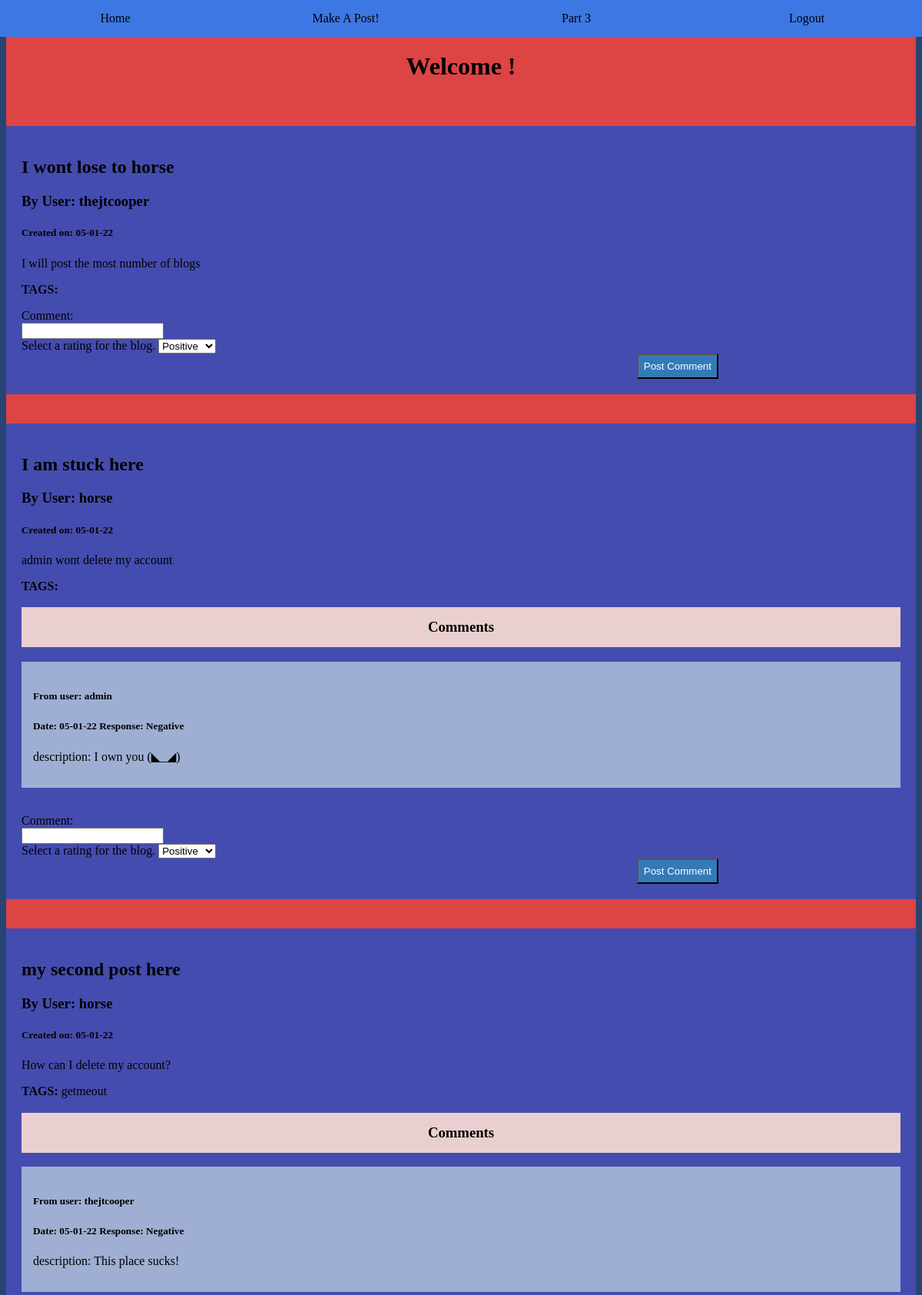
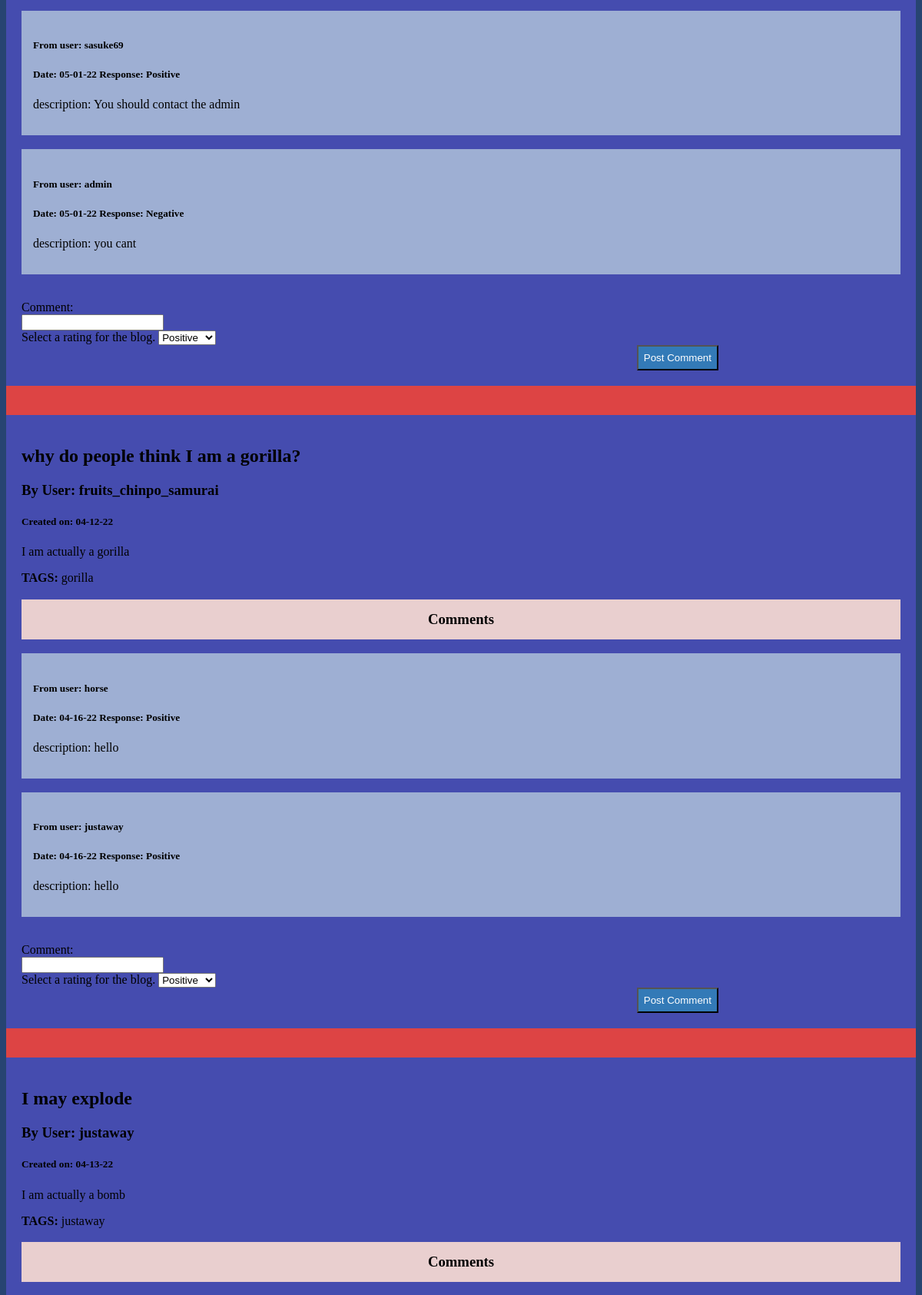
The page /loggedin.php (upper part) on the database its author committed (2 pictures, top to bottom).
### tables this page shows
CREATE TABLE `blog` (
  `blogID` int NOT NULL AUTO_INCREMENT,
  `username` varchar(45) NOT NULL,
  `subject` varchar(125) NOT NULL,
  `description` varchar(250) NOT NULL,
  `p_date` varchar(45) NOT NULL,
  PRIMARY KEY (`blogID`),
  UNIQUE KEY `blogID_UNIQUE` (`blogID`),
  KEY `username_idx` (`username`),
  CONSTRAINT `blog_username` FOREIGN KEY (`username`) REFERENCES `user` (`username`) ON DELETE CASCADE ON UPDATE CASCADE
);

CREATE TABLE `comment` (
  `commentID` int NOT NULL AUTO_INCREMENT,
  `username` varchar(45) NOT NULL,
  `description` varchar(250) NOT NULL,
  `sentiment` varchar(45) NOT NULL,
  `c_date` varchar(45) NOT NULL,
  `blogID` int NOT NULL,
  PRIMARY KEY (`commentID`),
  UNIQUE KEY `commentID_UNIQUE` (`commentID`),
  KEY `user_username_idx` (`username`),
  KEY `comment_blogID_idx` (`blogID`),
  CONSTRAINT `comment_blogID` FOREIGN KEY (`blogID`) REFERENCES `blog` (`blogID`) ON DELETE CASCADE ON UPDATE CASCADE,
  CONSTRAINT `comment_username` FOREIGN KEY (`username`) REFERENCES `user` (`username`) ON DELETE CASCADE ON UPDATE CASCADE
);

CREATE TABLE `tag` (
  `tagID` int NOT NULL AUTO_INCREMENT,
  `tag` varchar(45) NOT NULL,
  PRIMARY KEY (`tagID`),
  UNIQUE KEY `tagID_UNIQUE` (`tagID`)
);

### loggedin.php (the view, shortened to what this page needs)
<html>
    <head>
        <link rel = "stylesheet" type = "text/css" href = "style.css">
        <nav class="display">
            <a href="loggedin.php" class="navhead">Home</a>
            <a href="newPost.php" class="navhead">Make A Post!</a>
            <a href="functions.php" class="navhead">Part 3</a>
            <a href="index.php" class="navhead">Logout</a>
        </nav>
    </head>
    <body>
    <h1 style="padding-top:60px;padding-bottom:0;"><center>Welcome <?php
        ?>! </center></h1>
    <?php
        $host = "127.0.0.1:3308";
        $user = "user";
        $password = "pass";
        $db_name = "comp440project";
        $con = mysqli_connect($host, $user, $password, $db_name);
        $sql="SELECT * FROM blog ORDER BY blogID DESC";
        $result = mysqli_query($con, $sql);
        echo "<br>";
        echo "<table border='1'>";
        while ($row = mysqli_fetch_assoc($result)) {
            $sqlTagBlog="SELECT tag FROM tag WHERE tagID in
            (SELECT tagID from tag_blog WHERE ".$row['blogID']." = blogID)";
            $tagresult=mysqli_query($con,$sqlTagBlog);
            $tagrownum=mysqli_num_rows($tagresult);
            $tagcounter=1;
            $sqlcomm="SELECT * FROM comment WHERE ".$row['blogID']."= blogID";
            $commresult=mysqli_query($con,$sqlcomm);
            if($commresult)
                $totalcom=mysqli_num_rows($commresult);
            else
                $totalcom=0;
           echo("<div class='card'>");
           echo("<h2>".$row['subject']."</h2>
                <h3>By User: ".$row['username']."</h3>
                <h5>Created on: ".$row['p_date']."</h5>
                <p>".$row['description']."</p><p><b>TAGS: </b>");
            while($tagrow=mysqli_fetch_assoc($tagresult)){
                if($tagcounter!=$tagrownum)
                    echo($tagrow['tag'].", ");
                else
                    echo($tagrow['tag']);
                $tagcounter++;
            }
            if($totalcom>=1){
            echo("<h3 class='comment-header' style='text-align:center;'>Comments</h3>");
            while($comrow=mysqli_fetch_assoc($commresult)){
                echo("<div class='comment'><h5>From user: ".$comrow['username']."</h5>
                <h5>Date: ".$comrow['c_date']."     Response: ".$comrow['sentiment']."</h5>
                <p>description: ".$comrow['description']."</p>
                </div><br>");
            }
        }
           echo("</p><form action=comment.php method = 'POST'>
                    <label for='comment'>Comment:</label><br>
                    <input type='text'  name='comments' ><br>
                    <label for='Rating'>Select a rating for the blog. </label>
                        <select  name='rating'>
                            <option value='Positive'>Positive</option>
                            <option value='Negative'>Negative</option>
                        </select>
                        <input type='hidden'  name='blogId' value=".$row['blogID']."/>
                    <input type =  'submit' id = 'btn' name= 'create' value = 'Post Comment' />
                </form>");
            echo "</div><br>";
        }
    ?>
    </body>
</html>

### style.css (style rules this page uses)
html { background: #274472; margin: 0; padding:0; box-sizing:border-box; }
* { box-sizing: border-box; }
.navhead { background: #3D77E3; color: #000000; text-decoration: none; }
body { background: rgb(221, 68, 68); }
#btn { color: #fff; background: #337ab7; padding: 7px; margin-left: 70%; }
.display { text-align: center; font-family: "Roboto mono", serif; overflow: hidden; position: fixed; font-size: 0; top:0; left:0; width:100%; }
.display a { padding: 15px; display: inline-block; width: 25%; font-size: 16px; }
.card { background-color: rgb(69, 76, 175); padding: 20px; margin-top: 20px; }
.Comment-header { background-color: rgb(233, 207, 207); padding:15px; }
.comment { background-color: rgb(158, 175, 211); padding: 15px; }
table, th, td { border:1px solid black; }

### rows shown on the page
blog: subject "I wont lose to horse", username "thejtcooper", p_date "05-01-22", description "I will post the most number of blogs"
blog: subject "I am stuck here", username "horse", p_date "05-01-22", description "admin wont delete my account"
comment: username "admin", c_date "05-01-22", sentiment "Negative", description "I own you (◣_◢)"
blog: subject "my second post here", username "horse", p_date "05-01-22", description "How can I delete my account?"
tag: tag "getmeout"
comment: username "thejtcooper", c_date "05-01-22", sentiment "Negative", description "This place sucks!"
comment: username "sasuke69", c_date "05-01-22", sentiment "Positive", description "You should contact the admin"
comment: username "admin", c_date "05-01-22", sentiment "Negative", description "you cant"
blog: subject "why do people think I am a gorilla?", username "fruits_chinpo_samurai", p_date "04-12-22", description "I am actually a gorilla"
tag: tag "gorilla"
comment: username "horse", c_date "04-16-22", sentiment "Positive", description "hello"
comment: username "justaway", c_date "04-16-22", sentiment "Positive", description "hello"
blog: subject "I may explode", username "justaway", p_date "04-13-22", description "I am actually a bomb"
tag: tag "justaway"
